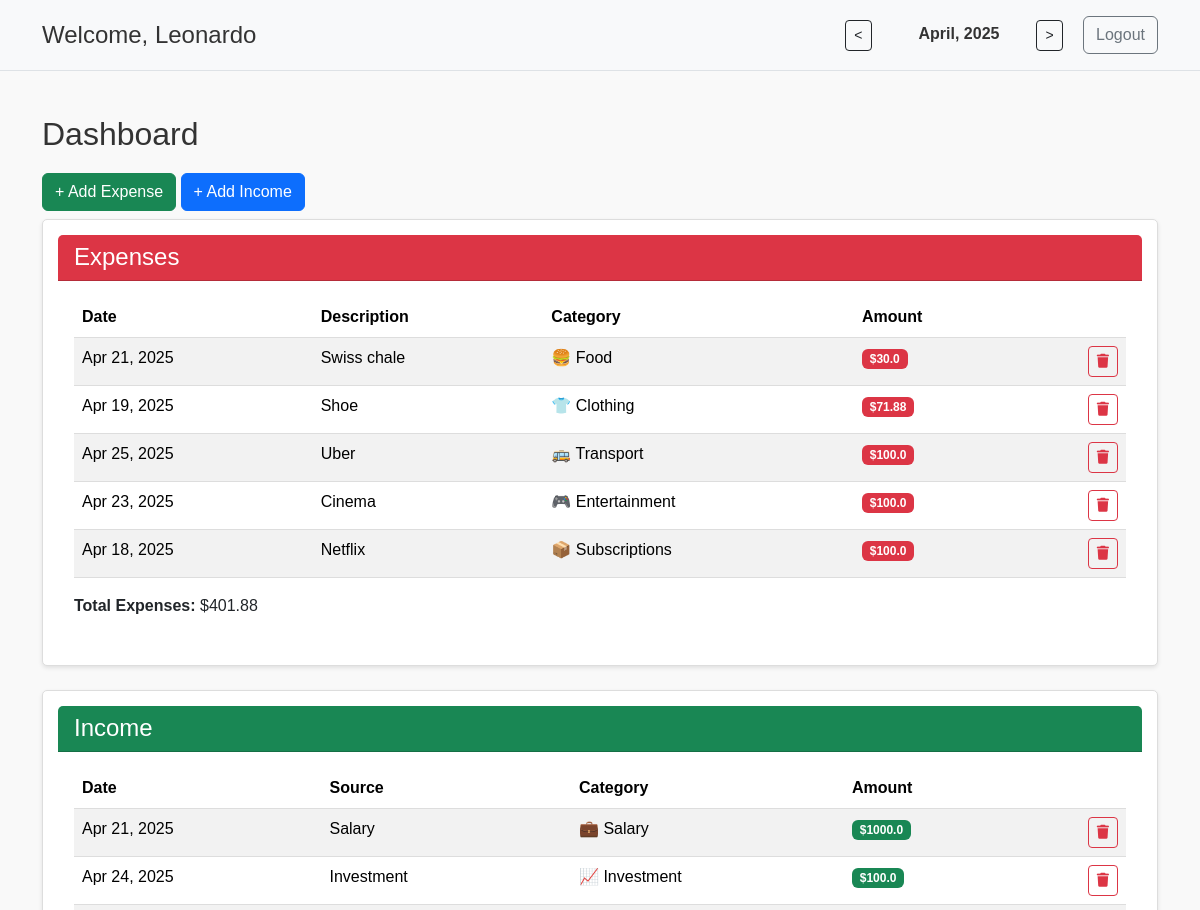
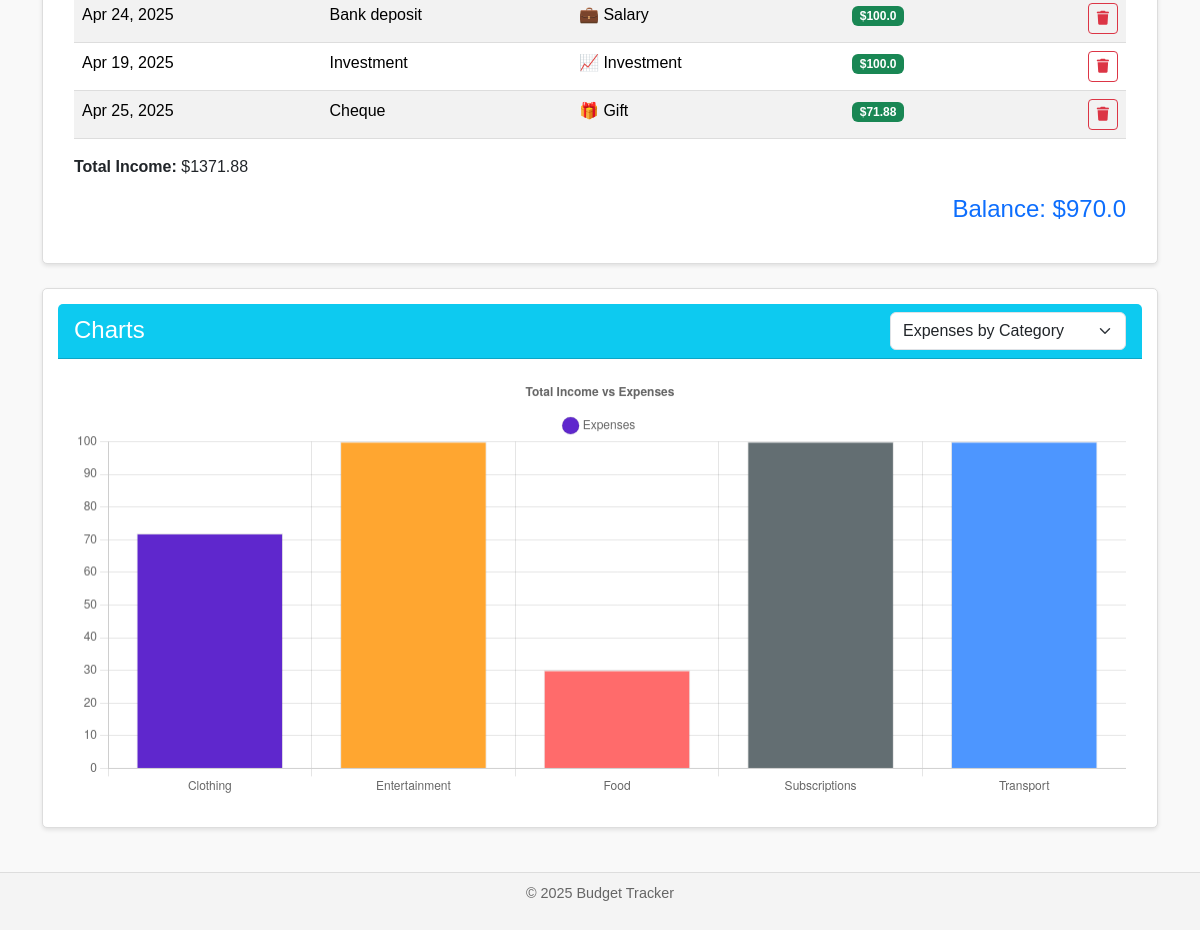
The page / (signed in) on the database its author committed (2 pictures, top to bottom).
### app/models.py (models this page shows, shortened)
class User(db.Model, UserMixin):
    __tablename__ = "users"
    id = db.Column(db.Integer, primary_key=True)
    username = db.Column(db.String(64), unique=True, nullable=False)
    password_hash = db.Column(db.String(128), nullable=False)
    expenses = db.relationship('Expense', backref='user', lazy=True)
    incomes = db.relationship('Income', backref='user', lazy=True)

class Expense(db.Model):
    __tablename__ = "expenses"
    id = db.Column(db.Integer, primary_key=True)
    date = db.Column(db.Date, nullable=False)
    description = db.Column(db.String(100), nullable=False)
    amount = db.Column(db.Float, nullable=False)
    category = db.Column(db.String(50), nullable=False)
    user_id = db.Column(db.Integer, db.ForeignKey('users.id'), nullable=False)

class Income(db.Model):
    __tablename__ = "income"
    id = db.Column(db.Integer, primary_key=True)
    date = db.Column(db.Date, nullable=False)
    source = db.Column(db.String(100), nullable=False)
    amount = db.Column(db.Float, nullable=False)
    category = db.Column(db.String(50), nullable=False)
    user_id = db.Column(db.Integer, db.ForeignKey('users.id'), nullable=False)

### app/routes.py (the view)
@routes.route("/", methods=["GET", "POST"])
@login_required
def homepage():
    month, year = get_selected_month_year(request)
    if request.method == "POST":
        response = handle_form_submission(request.form, current_user.id)
        if response:
            return response
    month_expenses, month_income = get_monthly_transactions(current_user.id, month, year)
    total_income, total_expenses, balance = calculate_summary(month_expenses, month_income)
    expense_labels, expense_values = get_expense_chart_data(current_user.id, month, year)
    category_emojis = {
        "Food": "🍔", "Transport": "🚌", "Housing": "🏠", "Entertainment": "🎮",
        "Healthcare": "💊", "Clothing": "👕", "Education": "🎓", "Subscriptions": "📦",
        "Other": "❓", "Salary": "💼", "Investment": "📈", "Gift": "🎁",
        "Side Job": "🛠️", "Rental": "🏘️", "Interest": "💵", "Dividends": "📊",
        "Bonus": "💰", "Freelance": "🧑‍💻"
    }
    income_labels, income_values = get_income_chart_data(current_user.id, month, year)
    total_labels, total_values = get_total_comparison_data(current_user.id, month, year)
    return render_template("index.html",
        total_income=total_income,
        total_expenses=total_expenses,
        balance=balance,
        month_expenses=month_expenses,
        month_income=month_income,
        selected_month=month,
        selected_year=year,
        selected_month_name=datetime(year, month, 1).strftime("%B"),
        current_user=current_user,
        category_emojis=category_emojis,
        expense_labels=expense_labels,
        expense_values=expense_values,
        income_labels=income_labels,
        income_values=income_values,
                           total_labels=total_labels,
                           total_values=total_values
    )

### app/__init__.py (called while the page is built)
def create_app():
    app = Flask(__name__)
    app.config['SQLALCHEMY_DATABASE_URI'] = 'sqlite:///budget.db'
    app.config['SQLALCHEMY_TRACK_MODIFICATIONS'] = False
    app.config['SECRET_KEY'] = 'supersecretkey'
    db.init_app(app)
    login_manager.init_app(app)
    login_manager.login_view = "auth.login"
    from app.models import User
    @login_manager.user_loader
    def load_user(user_id):
        return User.query.get(int(user_id))
    from app.routes import routes
    from app.auth import auth
    app.register_blueprint(routes)
    app.register_blueprint(auth)
    return app

### app/services.py (called while the page is built)
def get_selected_month_year(request):
    month = request.args.get("month", default=datetime.now().month, type=int)
    year = request.args.get("year", default=datetime.now().year, type=int)
    if month < 1:
        month = 12
        year -= 1
    elif month > 12:
        month = 1
        year += 1
    return month, year

def get_monthly_transactions(user_id, month, year):
    expenses = Expense.query.filter_by(user_id=user_id).filter(
        extract('month', Expense.date) == month,
        extract('year', Expense.date) == year
    ).all()
    income = Income.query.filter_by(user_id=user_id).filter(
        extract('month', Income.date) == month,
        extract('year', Income.date) == year
    ).all()
    return expenses, income

def calculate_summary(expenses, income):
    total_income = round(sum(i.amount for i in income), 2)
    total_expenses = round(sum(e.amount for e in expenses), 2)
    balance = round(total_income - total_expenses, 2)
    return total_income, total_expenses, balance

def get_expense_chart_data(user_id, month, year):
    expense_data = db.session.query(
        Expense.category,
        func.sum(Expense.amount)
    ).filter_by(user_id=user_id).filter(
        extract('month', Expense.date) == month,
        extract('year', Expense.date) == year
    ).group_by(Expense.category).all()
    labels = [category for category, _ in expense_data]
    values = [float(amount) for _, amount in expense_data]
    return labels, values

### app/templates/index.html (shortened to what this page needs)
<!DOCTYPE html>
<html lang="en">
<head>
    <link href="https://cdn.jsdelivr.net/npm/bootstrap@5.3.2/dist/css/bootstrap.min.css" rel="stylesheet">
    <link rel="stylesheet" href="static/styles.css">
    <link rel="stylesheet" href="https://cdnjs.cloudflare.com/ajax/libs/font-awesome/6.4.0/css/all.min.css">
</head>
<body>
<header class="bg-light py-3 border-bottom">
    <div class="container">
        <div class="row align-items-center justify-content-between">
            <div class="col-md-6">
                <h1>Welcome, {{ current_user.username }}</h1>
            </div>
            <div class="col-md-6 text-end">
                <form method="GET" class="d-inline">
                    <button type="submit" class="btn btn-outline-dark btn-sm me-2">&lt;</button>
                </form>
                <span class="me-2 fw-bold d-inline-block text-center" style="width: 130px;">
    {{ selected_month_name }}, {{ selected_year }}
</span>
                <form method="GET" class="d-inline">
                    <button type="submit" class="btn btn-outline-dark btn-sm me-3">&gt;</button>
                </form>
                <a href="{{ url_for('auth.logout') }}" class="btn btn-outline-secondary">Logout</a>
            </div>
        </div>
    </div>
</header>
<main class="container mt-4">
    <h2>Dashboard</h2>
    <button class="btn btn-success mb-2" data-bs-toggle="collapse" data-bs-target="#expense-form">
        + Add Expense
    </button>
    <button class="btn btn-primary mb-2" data-bs-toggle="collapse" data-bs-target="#income-form">
        + Add Income
    </button>
    <div class="card mb-4">
        <div class="card-header bg-danger text-white">
            <h4 class="mb-0">Expenses</h4>
        </div>
        <div class="card-body">
            <table class="table table-striped table-hover">
                <thead>
                <tr>
                    <th>Date</th>
                    <th>Description</th>
                    <th>Category</th>
                    <th>Amount</th>
                    <th></th>
                </tr>
                </thead>
                <tbody>
                {% for expense in month_expenses %}
                <tr>
                    <td>{{ expense.date.strftime('%b %d, %Y') }}</td>
                    <td>{{ expense.description }}</td>
                    <td>{{ category_emojis.get(expense.category, '') }} {{ expense.category }}</td>
                    <td><span class="badge bg-danger">${{ expense.amount }}</span></td>
                    <td class="text-end">
                        <form action="{{ url_for('routes.delete_expense', id=expense.id) }}" method="POST"
                              style="display:inline;">
                            <button type="submit" class="btn btn-sm btn-outline-danger" title="Delete"
                                    onclick="return confirm('Are you sure you want to delete this expense?')">
                                <i class="fa-solid fa-trash"></i>
                            </button>
                        </form>
                    </td>
                </tr>
                {% endfor %}
                </tbody>
            </table>
            <p class="mt-2"><strong>Total Expenses:</strong> ${{ total_expenses }}</p>
        </div>
    </div>
    <div class="card mb-4">
        <div class="card-header bg-success text-white">
            <h4 class="mb-0">Income</h4>
        </div>
        <div class="card-body">
            <table class="table table-striped table-hover">
                <thead>
                <tr>
                    <th>Date</th>
                    <th>Source</th>
                    <th>Category</th>
                    <th>Amount</th>
                    <th></th>
                </tr>
                </thead>
                <tbody>
                {% for income in month_income %}
                <tr>
                    <td>{{ income.date.strftime('%b %d, %Y') }}</td>
                    <td>{{ income.source }}</td>
                    <td>{{ category_emojis.get(income.category, '') }} {{ income.category }}</td>
                    <td><span class="badge bg-success">${{ income.amount }}</span></td>
                    <td class="text-end">
                        <form action="{{ url_for('routes.delete_income', id=income.id) }}" method="POST"
                              style="display:inline;">
                            <button type="submit" class="btn btn-sm btn-outline-danger" title="Delete"
                                    onclick="return confirm('Are you sure you want to delete this income?')">
                                <i class="fa-solid fa-trash"></i>
                            </button>
                        </form>
                    </td>
                </tr>
                {% endfor %}
                </tbody>
            </table>
            <p class="mt-2"><strong>Total Income:</strong> ${{ total_income }}</p>
            <h4 class="text-end text-primary">Balance: ${{ balance }}</h4>
        </div>
    </div>
    <div class="card mb-4">
        <div class="card-header bg-info text-white d-flex justify-content-between align-items-center">
            <h4 class="mb-0">Charts</h4>
            <select id="chartSelector" class="form-select w-auto">
                <option value="expenses" selected>Expenses by Category</option>
            </select>
        </div>
        <div class="card-body">
            <canvas id="mainChart" height="120"></canvas>
        </div>
    </div>
</main>
<footer>
    <p>&copy; 2025 Budget Tracker</p>
</footer>
<script>
    const chartData = {
      expenses: {
        labels: {{ expense_labels | tojson }},
        values: {{ expense_values | tojson }}
      },
      income: {
        labels: {{ income_labels | tojson }},
        values: {{ income_values | tojson }}
      },
      totals: {
        labels: {{ total_labels | tojson }},
        values: {{ total_values | tojson }}
      }
    };
</script>
</body>
</html>

### app/static/styles.css (style rules this page uses)
body { font-family: Arial, sans-serif; margin: 0; padding: 0; background-color: #f9f9f9; color: #333; }
header { display: flex; justify-content: space-between; align-items: center; padding: 10px 20px; background-color: #f4f4f4; border-bottom: 1px solid #ddd; }
header h1 { margin: 0; font-size: 1.5rem; }
header button { padding: 5px 10px; border: none; background-color: #000; color: #fff; cursor: pointer; border-radius: 3px; }
header span { margin: 0 10px; font-size: 1rem; }
main { padding: 20px; }
h2 { font-size: 2rem; margin-bottom: 20px; }
.card { flex: 1; background-color: #fff; border: 1px solid #ddd; border-radius: 5px; padding: 15px; box-shadow: 0 2px 4px rgba(0, 0, 0, 0.1); }
footer { text-align: center; padding: 10px; background-color: #f4f4f4; border-top: 1px solid #ddd; font-size: 0.9rem; color: #666; }
table { width: 100%; border-collapse: collapse; text-align: left; }
th, td { padding: 10px; border-bottom: 1px solid #ddd; text-align: left; }
th { font-weight: bold; }

### rows shown on the page
User: username "Leonardo"
Expense: date "Apr 21, 2025", description "Swiss chale", get "🍔", category "Food", amount "30.0"
Expense: date "Apr 19, 2025", description "Shoe", get "👕", category "Clothing", amount "71.88"
Expense: date "Apr 25, 2025", description "Uber", get "🚌", category "Transport", amount "100.0"
Expense: date "Apr 23, 2025", description "Cinema", get "🎮", category "Entertainment", amount "100.0"
Expense: date "Apr 18, 2025", description "Netflix", get "📦", category "Subscriptions", amount "100.0"
Income: date "Apr 21, 2025", source "Salary", get "💼", category "Salary", amount "1000.0"
Income: date "Apr 24, 2025", source "Investment", get "📈", category "Investment", amount "100.0"
Income: date "Apr 24, 2025", source "Bank deposit", get "💼", category "Salary", amount "100.0"
Income: date "Apr 19, 2025", source "Investment", get "📈", category "Investment", amount "100.0"
Income: date "Apr 25, 2025", source "Cheque", get "🎁", category "Gift", amount "71.88"

### other values the page prints
{{ selected_month_name }} "April"
{{ selected_year }} "2025"
{{ total_expenses }} "401.88"
{{ total_income }} "1371.88"
{{ balance }} "970.0"
chart data {{ expense_labels | tojson }} ["Clothing", "Entertainment", "Food", "Subscriptions", "Transport"]
chart data {{ expense_values | tojson }} [71.88, 100.0, 30.0, 100.0, 100.0]
